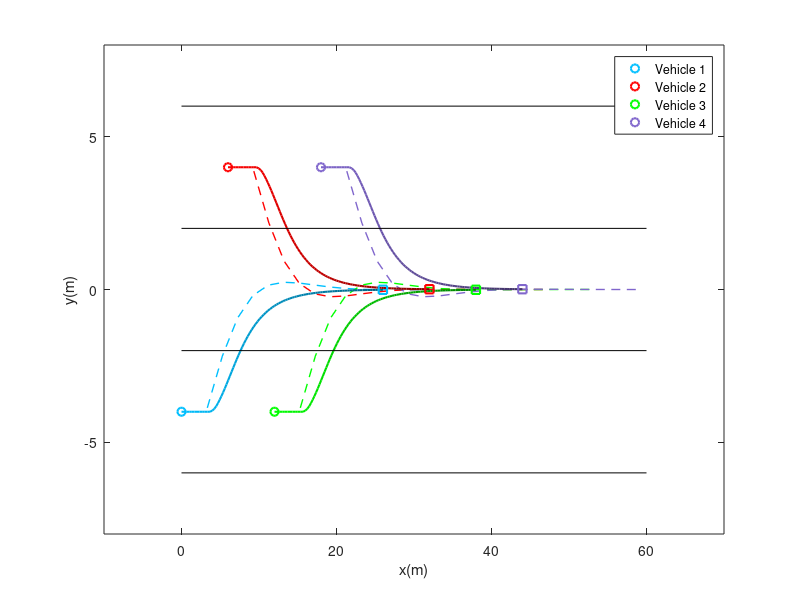
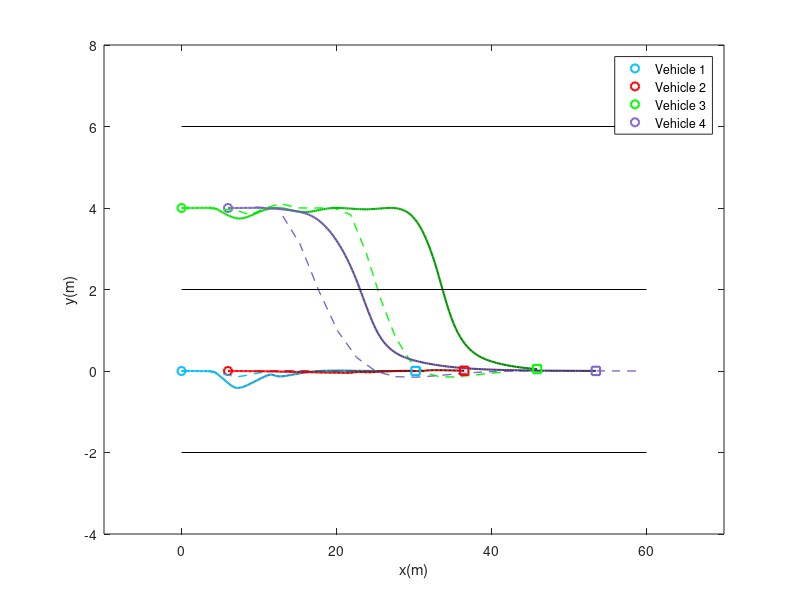
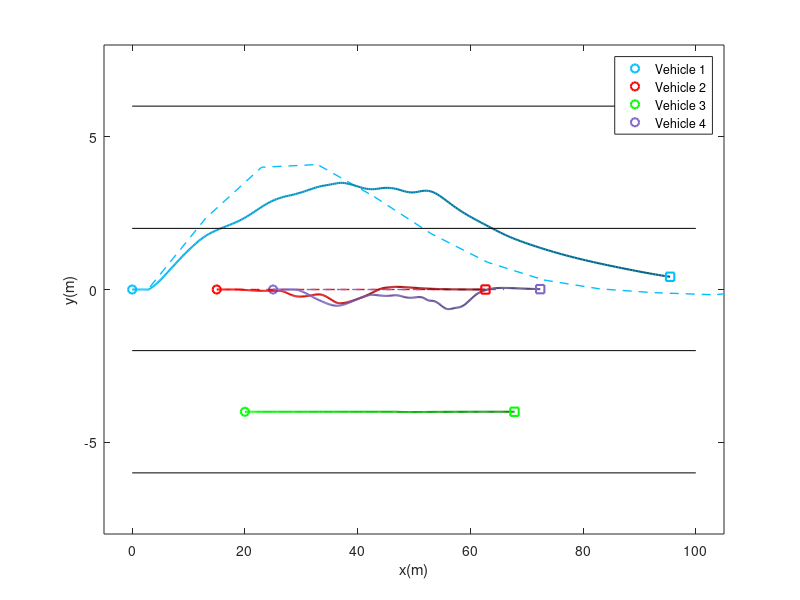
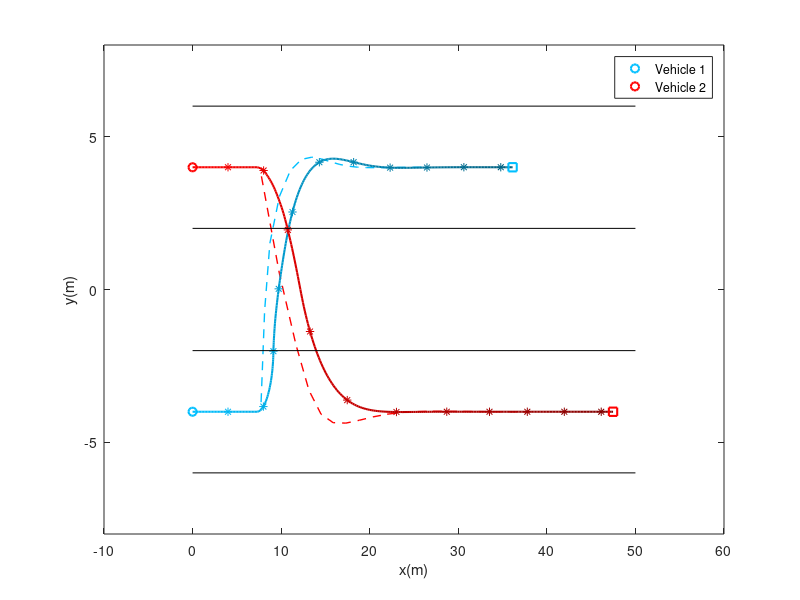

Write MATLAB code to recreate these figures, in order.
clear;
close all;
color = [[0 0.75 1];[1 0 0];[0 1 0];[0.5 0.4 0.8];[0.75 0.75 0.1];[0 0 1]];


%% Platoon formation
load('traj_platoon.mat');
% Plot traj
[num_ts, dim_num_veh] = size(traj_log);
dim = 2;
num_veh = dim_num_veh/2;

hold on;
figure(1)
% Initial position
for i=0:num_veh-1
    veh_pos = traj_log(1,2*i+1:2*i+2);
    plot(veh_pos(2),veh_pos(1)+2,'o','color',color(i+1,:),'Linewidth',1.5);
    hold on
end

% Planned traj
load('traj_plan_platoon.mat');
traj_plan = traj_plan(45:48,:);
num = 4;
for i  = 1:4
   traj = traj_plan(i,:);
   y = [traj(1:2:40)+2];
   x = [traj(2:2:40)]; 
   plot(x,y,'--','Linewidth',1,'color',color(i,:));
   hold on
end

% Position
for i=0:num_veh-1
    veh_traj = traj_log(:,2*i+1:2*i+2);
    for j=1:num_ts-1
        plot(veh_traj(j:j+1,2),veh_traj(j:j+1,1)+2,'Linewidth',1.5,'color',(1-j/2/num_ts)*color(i+1,:));
    hold on
    end
end

% End position
for i=0:num_veh-1
    veh_pos = traj_log(num_ts,2*i+1:2*i+2);
    plot(veh_pos(2),veh_pos(1)+2,'s','color',color(i+1,:),'Linewidth',1.5);
    hold on
end

% Plot lane
length = 60;
Lane_boundary = [0, 6, 0, 2, 0, -2, 0, -6; ...
                length, 6, length, 2, length, -2, length, -6];
Lane_num = 3;
for i=0:Lane_num
    lane = Lane_boundary(:,2*i+1:2*i+2);
    plot(lane(:,1),lane(:,2),'k');
    hold on
end

xlabel('x(m)');
ylabel('y(m)');
legend('Vehicle 1','Vehicle 2','Vehicle 3','Vehicle 4');
box on;
axis([-10,length+10,-8,8]);


%% Merging:  3 Tr to consensus
load('traj_merging.mat');
% Plot traj
[num_ts, dim_num_veh] = size(traj_log);
dim = 2;
num_veh = dim_num_veh/2;

hold on;
figure(2)
% Initial position
for i=0:num_veh-1
    veh_pos = traj_log(1,2*i+1:2*i+2);
    plot(veh_pos(2),veh_pos(1)+2,'o','color',color(i+1,:),'Linewidth',1.5);
    hold on
end

% Planned traj
load('traj_plan_merging.mat');
n = 0;
traj_plan = traj_plan(89-n*4:92-n*4,:);
num = 4;
for i  = 1:4
   traj = traj_plan(i,:);
   y = [traj(1:2:40)+2];
   x = [traj(2:2:40)]; 
   plot(x,y,'--','Linewidth',1,'color',color(i,:));
   hold on
end

% Position
for i=0:num_veh-1
    veh_traj = traj_log(:,2*i+1:2*i+2);
    for j=1:num_ts-1
        plot(veh_traj(j:j+1,2),veh_traj(j:j+1,1)+2,'Linewidth',1.5,'color',(1-j/2/num_ts)*color(i+1,:));
    hold on
    end
end

% End position
for i=0:num_veh-1
    veh_pos = traj_log(num_ts,2*i+1:2*i+2);
    plot(veh_pos(2),veh_pos(1)+2,'s','color',color(i+1,:),'Linewidth',1.5);
    hold on
end

% Plot lane
length = 60;
Lane_boundary = [0, 6, 0, 2, 0, -2, 0, -6; ...
                length, 6, length, 2, length, -2, length, -6];
Lane_num = 3;
for i=0:Lane_num
    lane = Lane_boundary(:,2*i+1:2*i+2);
    plot(lane(:,1),lane(:,2),'k');
    hold on
end

xlabel('x(m)');
ylabel('y(m)');
legend('Vehicle 1','Vehicle 2','Vehicle 3','Vehicle 4');
box on;
axis([-10,length+10,-4,8]);



%% Overtaking: 8 Tr to consensus
load('traj_overtaking.mat');
% Plot traj
[num_ts, dim_num_veh] = size(traj_log);
dim = 2;
num_veh = dim_num_veh/2;

hold on;
figure(3)
% Initial position
for i=0:num_veh-1
    veh_pos = traj_log(1,2*i+1:2*i+2);
    plot(veh_pos(2),veh_pos(1)-2,'o','color',color(i+1,:),'Linewidth',1.5);
    hold on
end

% Planned traj
load('traj_plan_overtaking.mat');
n = 2;
traj_plan = traj_plan(89-4*n:92-4*n,:);
num = 4;
for i  = 1:num
   traj = traj_plan(i,:);
   y = [traj(1:2:40)-2];
   x = [traj(2:2:40)]; 
   plot(x,y,'--','Linewidth',1,'color',color(i,:));
   hold on
end

% Position
for i=0:num_veh-1
    veh_traj = traj_log(:,2*i+1:2*i+2);
    for j=1:num_ts-1
        plot(veh_traj(j:j+1,2),veh_traj(j:j+1,1)-2,'Linewidth',1.5,'color',(1-j/2/num_ts)*color(i+1,:));
    hold on
    end
end

% End position
for i=0:num_veh-1
    veh_pos = traj_log(num_ts,2*i+1:2*i+2);
    plot(veh_pos(2),veh_pos(1)-2,'s','color',color(i+1,:),'Linewidth',1.5);
    hold on
end

% Plot lane
length = 100;
Lane_boundary = [0, 6, 0, 2, 0, -2, 0, -6; ...
                length, 6, length, 2, length, -2, length, -6];
Lane_num = 3;
for i=0:Lane_num
    lane = Lane_boundary(:,2*i+1:2*i+2);
    plot(lane(:,1),lane(:,2),'k');
    hold on
end

xlabel('x(m)');
ylabel('y(m)');
legend('Vehicle 1','Vehicle 2','Vehicle 3','Vehicle 4');
box on;
axis([-5,length+5,-8,8]);



%% Crossing: 4 Tr to consensus
load('traj_crossing.mat');
% Plot traj
[num_ts, dim_num_veh] = size(traj_log);
dim = 2;
num_veh = dim_num_veh/2;

hold on;
figure(4)
% Initial position
for i=0:num_veh-1
    veh_pos = traj_log(1,2*i+1:2*i+2);
    plot(veh_pos(2),veh_pos(1)+2,'o','color',color(i+1,:),'Linewidth',1.5);
    hold on
end

% Planned traj
load('traj_plan_crossing.mat');
n = 0;
traj_plan = traj_plan(97-n*2:98-n*2,:);
num = 2;
for i  = 1:num
   traj = traj_plan(i,:);
   y = [traj(1:2:40)+2];
   x = [traj(2:2:40)]; 
   plot(x,y,'--','Linewidth',1,'color',color(i,:));
   hold on
end

% Position
for i=0:num_veh-1
    veh_traj = traj_log(:,2*i+1:2*i+2);
    for j=1:num_ts-1
        plot(veh_traj(j:j+1,2),veh_traj(j:j+1,1)+2,'Linewidth',1.5,'color',(1-j/2/num_ts)*color(i+1,:));
        if mod(j,25)==0
            plot(veh_traj(j,2),veh_traj(j,1)+2,'*','markersize',6,'color',(1-j/2/num_ts)*color(i+1,:));
            hold on;
        end
    hold on
    end
end

% End position
for i=0:num_veh-1
    veh_pos = traj_log(num_ts,2*i+1:2*i+2);
    plot(veh_pos(2),veh_pos(1)+2,'s','color',color(i+1,:),'Linewidth',1.5);
    hold on
end

% Plot lane
length = 50;
Lane_boundary = [0, 6, 0, 2, 0, -2, 0, -6; ...
                length, 6, length, 2, length, -2, length, -6];
Lane_num = 3;
for i=0:Lane_num
    lane = Lane_boundary(:,2*i+1:2*i+2);
    plot(lane(:,1),lane(:,2),'k');
    hold on
end

xlabel('x(m)');
ylabel('y(m)');
legend('Vehicle 1','Vehicle 2');
box on;
axis([-10,length+10,-8,8]);


%% Platoon formation
load('traj_platoon.mat');
% Plot traj
[num_ts, dim_num_veh] = size(traj_log);
dim = 2;
num_veh = 1;

hold on;
figure(5)
% Initial position
for i=0:num_veh-1
    veh_pos = traj_log(1,2*i+1:2*i+2);
    plot(veh_pos(2),veh_pos(1)+2,'o','color',color(i+1,:),'Linewidth',1.5);
    hold on
end

% Planned traj
load('traj_plan_platoon.mat');
n = 4;
traj_plan = traj_plan(45:20:45+20*n,:);
for i  = 1:n
   traj = traj_plan(i,:);
   if i == 1
          y = [traj(1:2:40)+2];
          x = [traj(2:2:40)];
   else
       y = [traj(1:2:40)+2];
       x = [traj(2:2:40)]; 
   end
   plot(x,y,'--','Linewidth',1,'color',color(i+1,:));
   hold on
end

% Position
for i=0:num_veh-1
    veh_traj = traj_log(:,2*i+1:2*i+2);
    for j=1:num_ts-1
        plot(veh_traj(j:j+1,2),veh_traj(j:j+1,1)+2,'Linewidth',1.5,'color',(1-j/2/num_ts)*color(i+1,:));
    hold on
    end
end

% End position
for i=0:num_veh-1
    veh_pos = traj_log(num_ts,2*i+1:2*i+2);
    plot(veh_pos(2),veh_pos(1)+2,'s','color',color(i+1,:),'Linewidth',1.5);
    hold on
end

% Plot lane
length = 50;
Lane_boundary = [0, 6, 0, 2, 0, -2, 0, -6; ...
                length, 6, length, 2, length, -2, length, -6];
Lane_num = 3;
for i=0:Lane_num
    lane = Lane_boundary(:,2*i+1:2*i+2);
    plot(lane(:,1),lane(:,2),'k');
    hold on
end

xlabel('x(m)');
ylabel('y(m)');
legend('Vehicle 1');
box on;
axis([-10,length+10,-5,3]);
